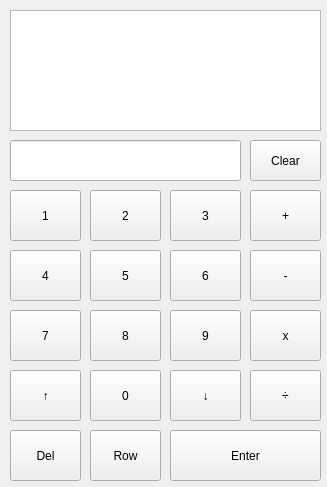
<?xml version="1.0" encoding="UTF-8"?>
<ui version="4.0">
 <class>RPN</class>
 <widget class="QWidget" name="RPN">
  <property name="geometry">
   <rect>
    <x>0</x>
    <y>0</y>
    <width>327</width>
    <height>487</height>
   </rect>
  </property>
  <property name="minimumSize">
   <size>
    <width>327</width>
    <height>487</height>
   </size>
  </property>
  <property name="maximumSize">
   <size>
    <width>327</width>
    <height>487</height>
   </size>
  </property>
  <property name="windowTitle">
   <string>Calculadora RPN</string>
  </property>
  <property name="styleSheet">
   <string notr="true"/>
  </property>
  <widget class="QTextEdit" name="textEdit">
   <property name="geometry">
    <rect>
     <x>10</x>
     <y>10</y>
     <width>311</width>
     <height>121</height>
    </rect>
   </property>
   <property name="focusPolicy">
    <enum>Qt::NoFocus</enum>
   </property>
   <property name="html">
    <string>&lt;!DOCTYPE HTML PUBLIC &quot;-//W3C//DTD HTML 4.0//EN&quot; &quot;http://www.w3.org/TR/REC-html40/strict.dtd&quot;&gt;
&lt;html&gt;&lt;head&gt;&lt;meta name=&quot;qrichtext&quot; content=&quot;1&quot; /&gt;&lt;style type=&quot;text/css&quot;&gt;
p, li { white-space: pre-wrap; }
&lt;/style&gt;&lt;/head&gt;&lt;body style=&quot; font-family:'MS Shell Dlg 2'; font-size:7.8pt; font-weight:400; font-style:normal;&quot;&gt;
&lt;p style=&quot;-qt-paragraph-type:empty; margin-top:0px; margin-bottom:0px; margin-left:0px; margin-right:0px; -qt-block-indent:0; text-indent:0px;&quot;&gt;&lt;br /&gt;&lt;/p&gt;&lt;/body&gt;&lt;/html&gt;</string>
   </property>
  </widget>
  <widget class="QLineEdit" name="lineEdit">
   <property name="geometry">
    <rect>
     <x>10</x>
     <y>140</y>
     <width>231</width>
     <height>41</height>
    </rect>
   </property>
   <property name="font">
    <font>
     <family>Arial</family>
     <pointsize>18</pointsize>
    </font>
   </property>
   <property name="focusPolicy">
    <enum>Qt::StrongFocus</enum>
   </property>
   <property name="layoutDirection">
    <enum>Qt::LeftToRight</enum>
   </property>
   <property name="autoFillBackground">
    <bool>false</bool>
   </property>
   <property name="styleSheet">
    <string notr="true">qproperty-alignment: 'AlignRight';
</string>
   </property>
  </widget>
  <widget class="QPushButton" name="clear">
   <property name="geometry">
    <rect>
     <x>250</x>
     <y>140</y>
     <width>71</width>
     <height>41</height>
    </rect>
   </property>
   <property name="text">
    <string>Clear</string>
   </property>
  </widget>
  <widget class="QPushButton" name="pushButton_1">
   <property name="geometry">
    <rect>
     <x>10</x>
     <y>190</y>
     <width>71</width>
     <height>51</height>
    </rect>
   </property>
   <property name="text">
    <string>1</string>
   </property>
  </widget>
  <widget class="QPushButton" name="pushButton_2">
   <property name="geometry">
    <rect>
     <x>90</x>
     <y>190</y>
     <width>71</width>
     <height>51</height>
    </rect>
   </property>
   <property name="text">
    <string>2</string>
   </property>
  </widget>
  <widget class="QPushButton" name="pushButton_3">
   <property name="geometry">
    <rect>
     <x>170</x>
     <y>190</y>
     <width>71</width>
     <height>51</height>
    </rect>
   </property>
   <property name="styleSheet">
    <string notr="true"/>
   </property>
   <property name="text">
    <string>3</string>
   </property>
  </widget>
  <widget class="QPushButton" name="soma">
   <property name="geometry">
    <rect>
     <x>250</x>
     <y>190</y>
     <width>71</width>
     <height>51</height>
    </rect>
   </property>
   <property name="text">
    <string>+</string>
   </property>
  </widget>
  <widget class="QPushButton" name="pushButton_4">
   <property name="geometry">
    <rect>
     <x>10</x>
     <y>250</y>
     <width>71</width>
     <height>51</height>
    </rect>
   </property>
   <property name="text">
    <string>4</string>
   </property>
  </widget>
  <widget class="QPushButton" name="pushButton_5">
   <property name="geometry">
    <rect>
     <x>90</x>
     <y>250</y>
     <width>71</width>
     <height>51</height>
    </rect>
   </property>
   <property name="text">
    <string>5</string>
   </property>
  </widget>
  <widget class="QPushButton" name="subtracao">
   <property name="geometry">
    <rect>
     <x>250</x>
     <y>250</y>
     <width>71</width>
     <height>51</height>
    </rect>
   </property>
   <property name="text">
    <string>-</string>
   </property>
  </widget>
  <widget class="QPushButton" name="pushButton_6">
   <property name="geometry">
    <rect>
     <x>170</x>
     <y>250</y>
     <width>71</width>
     <height>51</height>
    </rect>
   </property>
   <property name="text">
    <string>6</string>
   </property>
  </widget>
  <widget class="QPushButton" name="pushButton_7">
   <property name="geometry">
    <rect>
     <x>10</x>
     <y>310</y>
     <width>71</width>
     <height>51</height>
    </rect>
   </property>
   <property name="text">
    <string>7</string>
   </property>
  </widget>
  <widget class="QPushButton" name="pushButton_8">
   <property name="geometry">
    <rect>
     <x>90</x>
     <y>310</y>
     <width>71</width>
     <height>51</height>
    </rect>
   </property>
   <property name="text">
    <string>8</string>
   </property>
  </widget>
  <widget class="QPushButton" name="multiplicacao">
   <property name="geometry">
    <rect>
     <x>250</x>
     <y>310</y>
     <width>71</width>
     <height>51</height>
    </rect>
   </property>
   <property name="text">
    <string>x</string>
   </property>
  </widget>
  <widget class="QPushButton" name="divisao">
   <property name="geometry">
    <rect>
     <x>250</x>
     <y>370</y>
     <width>71</width>
     <height>51</height>
    </rect>
   </property>
   <property name="text">
    <string>÷</string>
   </property>
  </widget>
  <widget class="QPushButton" name="up">
   <property name="geometry">
    <rect>
     <x>10</x>
     <y>370</y>
     <width>71</width>
     <height>51</height>
    </rect>
   </property>
   <property name="text">
    <string>↑</string>
   </property>
  </widget>
  <widget class="QPushButton" name="pushButton_0">
   <property name="geometry">
    <rect>
     <x>90</x>
     <y>370</y>
     <width>71</width>
     <height>51</height>
    </rect>
   </property>
   <property name="text">
    <string>0</string>
   </property>
  </widget>
  <widget class="QPushButton" name="down">
   <property name="geometry">
    <rect>
     <x>170</x>
     <y>370</y>
     <width>71</width>
     <height>51</height>
    </rect>
   </property>
   <property name="text">
    <string>↓</string>
   </property>
  </widget>
  <widget class="QPushButton" name="pushButton_9">
   <property name="geometry">
    <rect>
     <x>170</x>
     <y>310</y>
     <width>71</width>
     <height>51</height>
    </rect>
   </property>
   <property name="text">
    <string>9</string>
   </property>
  </widget>
  <widget class="QPushButton" name="del">
   <property name="geometry">
    <rect>
     <x>10</x>
     <y>430</y>
     <width>71</width>
     <height>51</height>
    </rect>
   </property>
   <property name="text">
    <string>Del</string>
   </property>
  </widget>
  <widget class="QPushButton" name="row">
   <property name="geometry">
    <rect>
     <x>90</x>
     <y>430</y>
     <width>71</width>
     <height>51</height>
    </rect>
   </property>
   <property name="text">
    <string>Row</string>
   </property>
  </widget>
  <widget class="QPushButton" name="enter">
   <property name="geometry">
    <rect>
     <x>170</x>
     <y>430</y>
     <width>151</width>
     <height>51</height>
    </rect>
   </property>
   <property name="text">
    <string>Enter</string>
   </property>
  </widget>
 </widget>
 <layoutdefault spacing="6" margin="11"/>
 <resources/>
 <connections/>
</ui>
